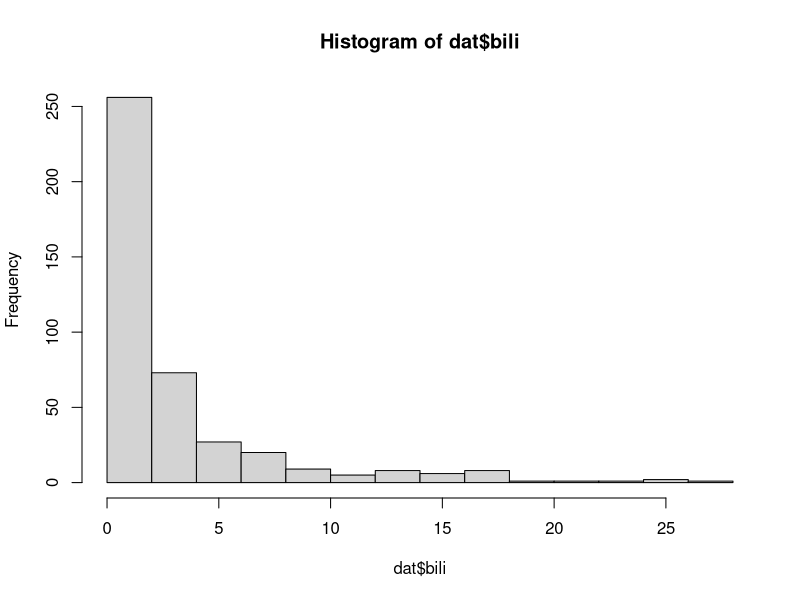
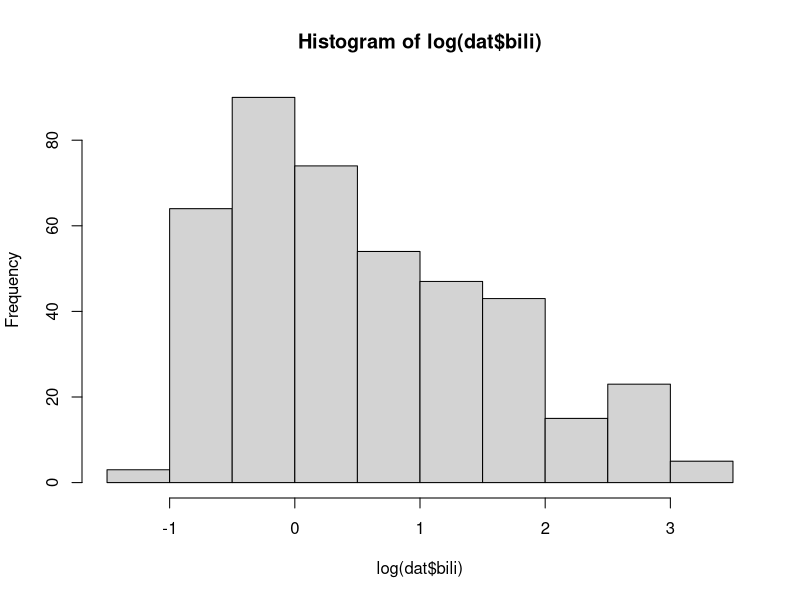
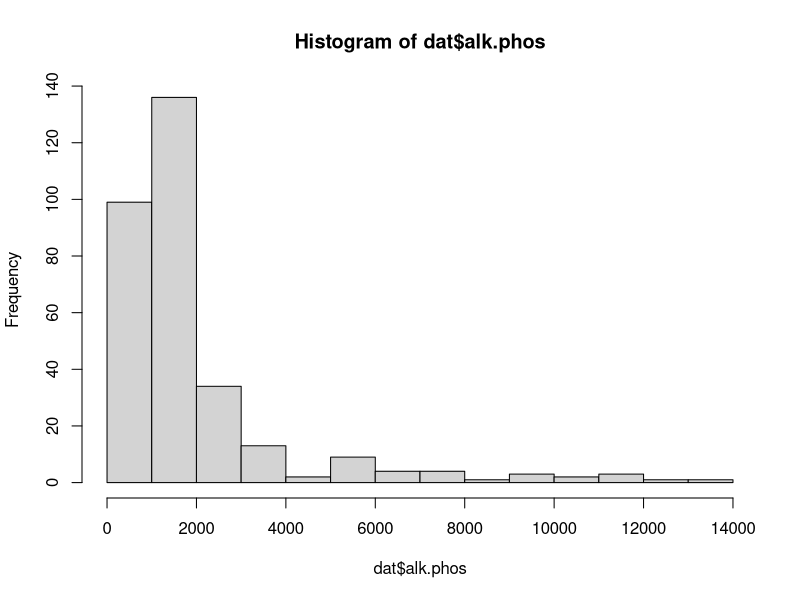
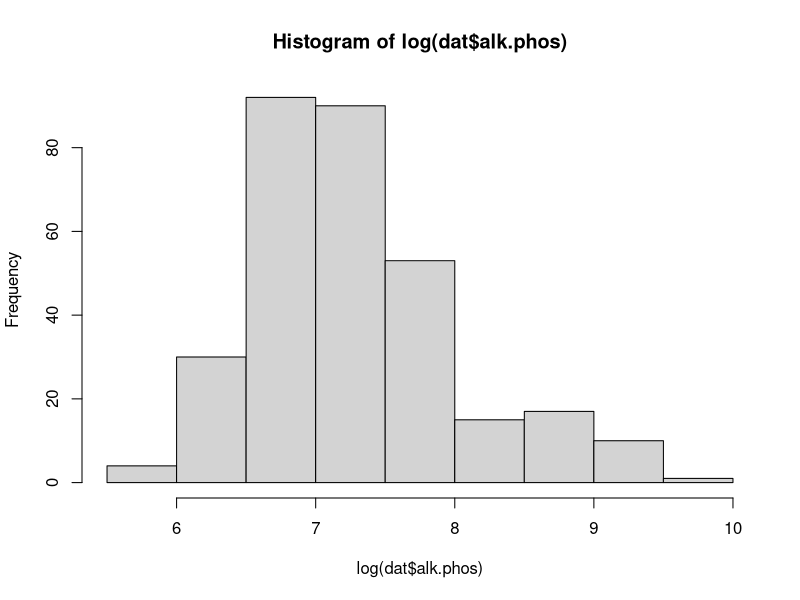
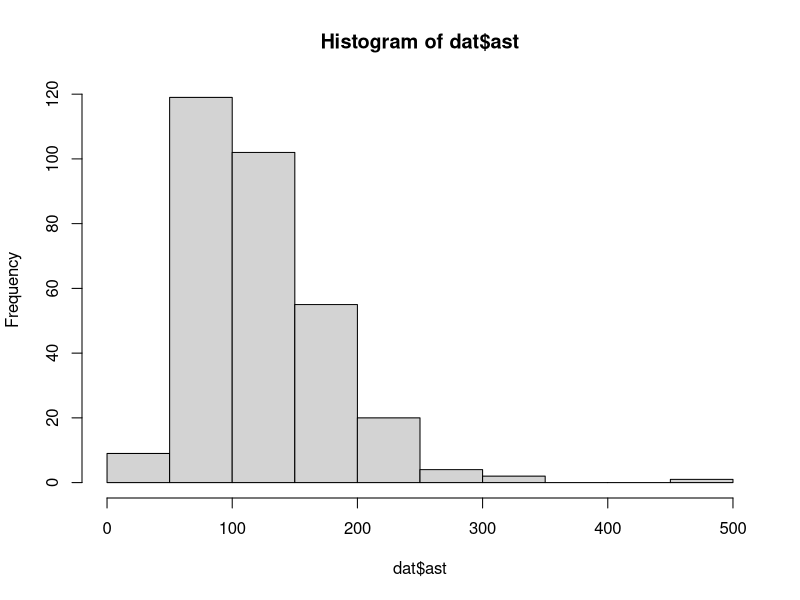
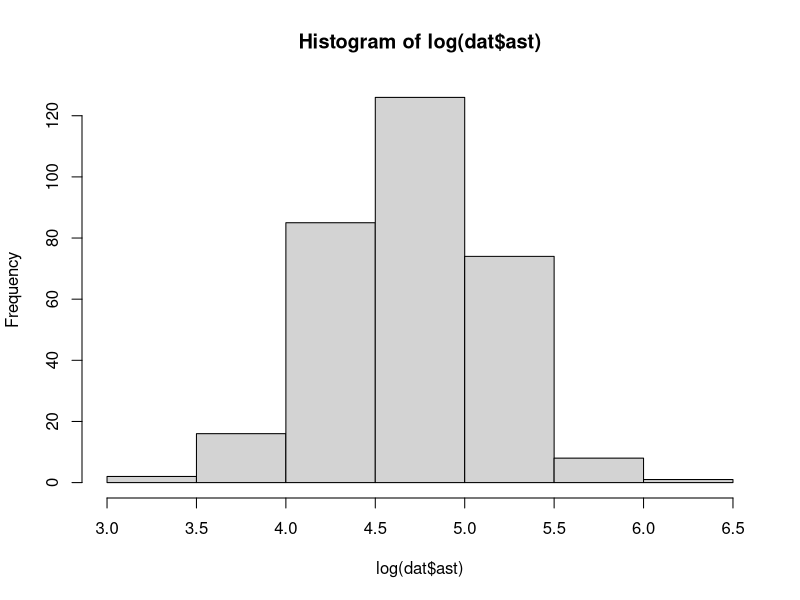
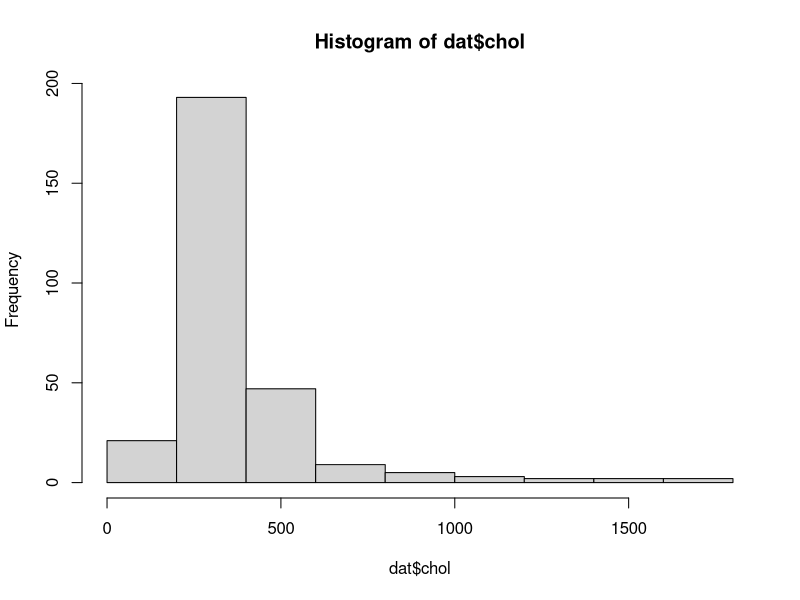
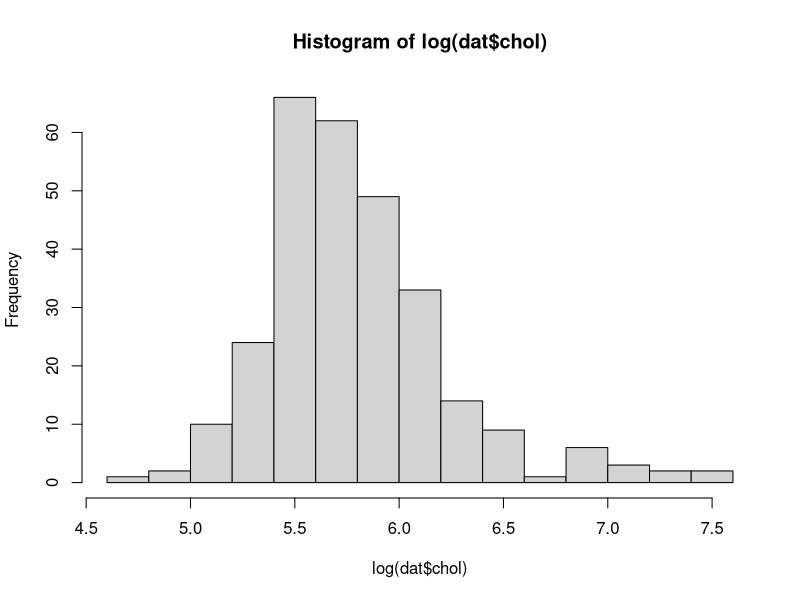

Reproduce these figures in R, in order.
## ---- chunk 1
library(tidyverse)
library(survival)

dat <- pbc
## ---- chunk 2
summary(dat)
## ---- chunk 3
dat <- mutate(dat, time = time/365.25)
## ---- chunk 4
hist(dat$bili)
hist(log(dat$bili))
## ---- chunk 5
hist(dat$alk.phos)
hist(log(dat$alk.phos))   # Log transformation normalizes data
hist(dat$ast)
hist(log(dat$ast))        # Log transformation normalizes data
hist(dat$chol)
hist(log(dat$chol))       # Log transformation normalizes data
hist(dat$copper)
hist(log(dat$copper))     # Log transformation normalizes data
hist(dat$platelet)
hist(log(dat$platelet))
hist(dat$protime)
hist(log(dat$protime))
hist(dat$trig)
hist(log(dat$trig))       # Log transformation normalizes data
## ---- chunk 6
dat <- mutate(dat, 
              hepato = factor(hepato, levels = c('0', '1'), labels = c('Absent', 'Present')),   
              spiders = factor(spiders, levels = c('0', '1'), labels = c('Absent', 'Present')),
              ascites = factor(ascites, levels = c('0', '1'), labels = c('Absent', 'Present')),
             )
summary(dat)
## ---- chunk 7
datwithnotrial <- mutate(dat, trt = ifelse(is.na(trt), 0,      # Transform no participation(NA) to 0
                                    ifelse(trt != 1, 0, trt)),            # Transform placebo (2) to 0
                              trt = factor(trt, levels = c('0', '1'), labels = c('Notreatment', 'Treatment'))
                        ) %>% select(-id)     # Discard id
summary(datwithnotrial)
## ---- chunk 8
# Discard covariates with 106 or more missing values :  ascites, hepato, spiders, chol, copper, alk.phos, ast, trig

datwithnotrial <- transmute(datwithnotrial,
                               time, status, trt, age, sex, edema, bili, albumin, platelet, protime, stage
                              )
# Discard few patients with missing values
datwithnotrial <- datwithnotrial[complete.cases(datwithnotrial), ]

summary(datwithnotrial)
## ---- chunk 9
dattrialonly <- dat[!is.na(dat$trt), ]  
dattrialonly <- mutate(dattrialonly, trt = factor(trt, levels = c('2', '1'), labels = c('Placebo',                                       'Treatment')) 
                      ) %>% select(-id)     # Discard id
summary(dattrialonly)
## ---- chunk 10
# Discard few patients with missing values
dattrialonly <- dattrialonly[complete.cases(dattrialonly), ]
summary(dattrialonly)
## ---- chunk 11
# Transplant(1) considered as Censored
Mtrial_tc <- coxph(Surv(time, status==2) ~ trt, data=dattrialonly)

# Transplant(1) considered as Death
Mtrial_td <- coxph(Surv(time, status>0) ~ trt, data=dattrialonly)


summary(Mtrial_tc)
summary(Mtrial_td)
## ---- chunk 12
# Kaplan-Meier Survival with Transplant considered as censored
fit.KM1 <- survfit(Surv(time, status == 2) ~ 1, data = dat)
fit.KM1
plot(fit.KM1, xlab = "Time [years]", ylab = "Survival probability", main ="Survival - Transplant = censored")

# Kaplan-Meier Survival with Transplant considered as death
fit.KM2 <- survfit(Surv(time, status > 0) ~ 1, data = dat)
fit.KM2
plot(fit.KM2, xlab = "Time [years]", ylab = "Survival probability", main ="Survival - Transplant = death")
## ---- chunk 13
Mfullwithnotrial <- coxph(Surv(time, status==2) ~ trt + age + sex + edema + log(bili) + albumin + platelet +                                                         protime + stage, data=datwithnotrial)
MAIC_withnotrial <- step(Mfullwithnotrial)
## ---- chunk 14
MAIC_withnotrial
summary(MAIC_withnotrial)
confint(MAIC_withnotrial)
## ---- chunk 15
# New dataset with only important variables
dat_new <- transmute(dat, id, age, edema, bili, albumin, protime, stage)
dat_new <- dat_new[complete.cases(dat_new), ]

dat_new <- dat_new %>% mutate(risk_score = predict(MAIC_withnotrial, newdata=dat_new, type="lp")
                             ) %>% arrange(desc(risk_score))
head(dat_new, 10)
